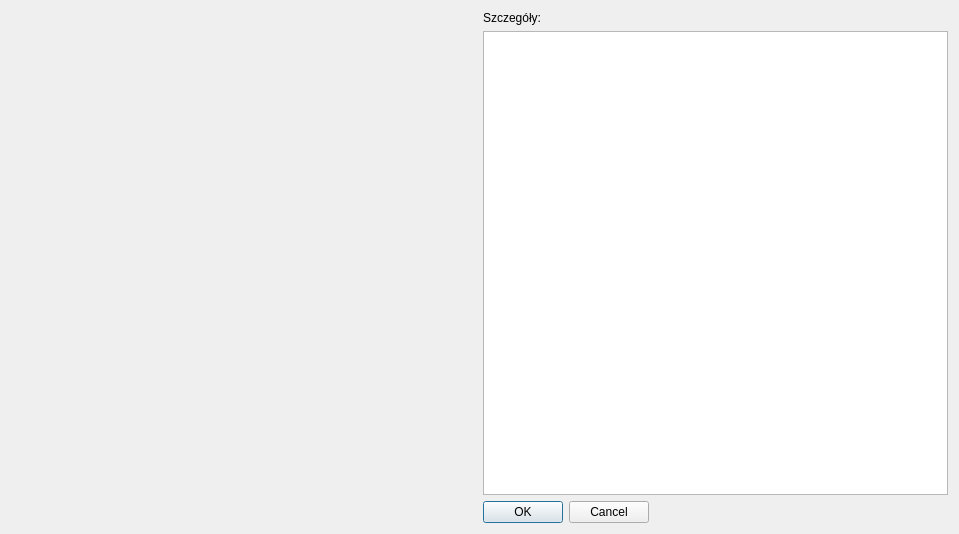
<?xml version="1.0" encoding="UTF-8"?>
<ui version="4.0">
 <class>OfferSelection</class>
 <widget class="QDialog" name="OfferSelection">
  <property name="geometry">
   <rect>
    <x>0</x>
    <y>0</y>
    <width>959</width>
    <height>534</height>
   </rect>
  </property>
  <property name="windowTitle">
   <string>Wybierz ofertę do wczytania</string>
  </property>
  <layout class="QHBoxLayout" name="horizontalLayout">
   <item>
    <widget class="SzukajOferty" name="widget" native="true">
     <property name="sizePolicy">
      <sizepolicy hsizetype="Expanding" vsizetype="Expanding">
       <horstretch>0</horstretch>
       <verstretch>0</verstretch>
      </sizepolicy>
     </property>
    </widget>
   </item>
   <item>
    <layout class="QVBoxLayout" name="verticalLayout">
     <property name="sizeConstraint">
      <enum>QLayout::SetMaximumSize</enum>
     </property>
     <item>
      <widget class="QLabel" name="label_towary">
       <property name="sizePolicy">
        <sizepolicy hsizetype="Fixed" vsizetype="Preferred">
         <horstretch>0</horstretch>
         <verstretch>0</verstretch>
        </sizepolicy>
       </property>
       <property name="text">
        <string>Szczegóły:</string>
       </property>
      </widget>
     </item>
     <item>
      <widget class="QTableView" name="tableView"/>
     </item>
     <item>
      <widget class="QDialogButtonBox" name="buttonBox">
       <property name="sizePolicy">
        <sizepolicy hsizetype="Fixed" vsizetype="Fixed">
         <horstretch>0</horstretch>
         <verstretch>0</verstretch>
        </sizepolicy>
       </property>
       <property name="orientation">
        <enum>Qt::Horizontal</enum>
       </property>
       <property name="standardButtons">
        <set>QDialogButtonBox::Cancel|QDialogButtonBox::Ok</set>
       </property>
      </widget>
     </item>
    </layout>
   </item>
  </layout>
 </widget>
 <customwidgets>
  <customwidget>
   <class>SzukajOferty</class>
   <extends>QWidget</extends>
   <header>SzukajOferty.h</header>
   <container>1</container>
  </customwidget>
 </customwidgets>
 <resources/>
 <connections>
  <connection>
   <sender>buttonBox</sender>
   <signal>accepted()</signal>
   <receiver>OfferSelection</receiver>
   <slot>accept()</slot>
   <hints>
    <hint type="sourcelabel">
     <x>619</x>
     <y>278</y>
    </hint>
    <hint type="destinationlabel">
     <x>157</x>
     <y>274</y>
    </hint>
   </hints>
  </connection>
  <connection>
   <sender>buttonBox</sender>
   <signal>rejected()</signal>
   <receiver>OfferSelection</receiver>
   <slot>reject()</slot>
   <hints>
    <hint type="sourcelabel">
     <x>626</x>
     <y>278</y>
    </hint>
    <hint type="destinationlabel">
     <x>286</x>
     <y>274</y>
    </hint>
   </hints>
  </connection>
 </connections>
</ui>
